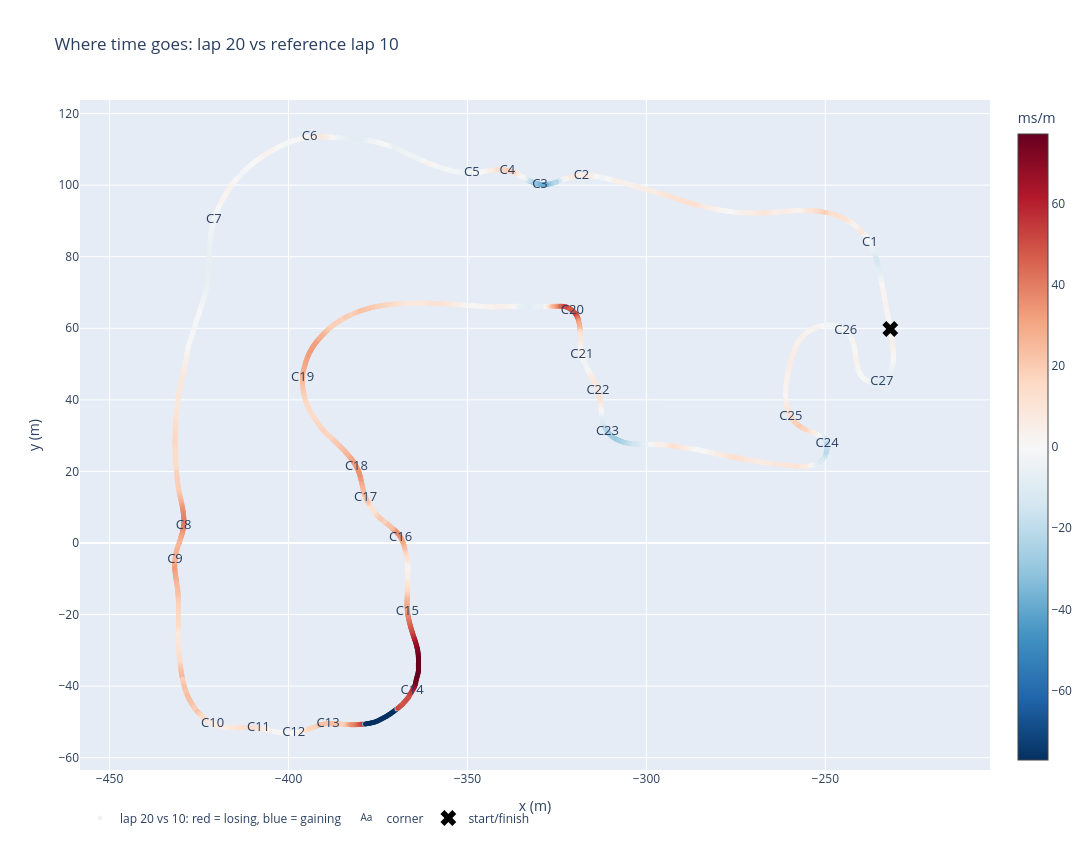

Notebook source saved alongside this figure:
### Code cell
x = np.interp(d["s"], cl["s"], cl["x"], period=length)
y = np.interp(d["s"], cl["s"], cl["y"], period=length)
lim = np.nanquantile(np.abs(d["loss_rate"]), DELTA_COLOR_CLIP_Q)

fig = go.Figure()
fig.add_trace(go.Scatter(
    x=x, y=y, mode="markers", name=f"lap {lap} vs {ref}: red = losing, blue = gaining",
    marker=dict(size=5, color=d["loss_rate"], colorscale="RdBu_r",
                cmin=-lim, cmax=lim, colorbar=dict(title="ms/m")),
    customdata=np.c_[d["s"], d["delta"], d["loss_rate"]],
    hovertemplate="s %{customdata[0]:.1f} m<br>delta %{customdata[1]:.3f} s"
                  "<br>rate %{customdata[2]:.2f} ms/m<extra></extra>"))

main = apexes[apexes["is_main"]]
fig.add_trace(go.Scatter(x=main["x"], y=main["y"], mode="text", name="corner",
                         text=[f"C{int(c)}" for c in main["corner"]], textfont=dict(size=13)))
fig.add_trace(go.Scatter(x=[x[0]], y=[y[0]], mode="markers", name="start/finish",
                         marker=dict(symbol="x", size=14, color="black")))

fig.update_layout(title=f"Where time goes: lap {lap} vs reference lap {ref}",
                  width=1400, height=850, showlegend=True, legend=dict(orientation="h", y=-0.05),
                  xaxis_title="x (m)", yaxis_title="y (m)")
fig.update_yaxes(scaleanchor="x", scaleratio=1)
fig.show()

### Figure 1 — Plotly figure (JSON) as saved in the notebook; plotly's stock layout.template omitted (floating-point values rounded to 4 significant figures; data arrays with more than 128 entries replaced by an {"elided": "..."} marker saying what was removed)
{"data": [{"customdata": {"elided": "2684x3 float values"}, "hovertemplate": "s %{customdata[0]:.1f} m<br>delta %{customdata[1]:.3f} s<br>rate %{customdata[2]:.2f} ms/m<extra></extra>", "marker": {"cmax": 77.09, "cmin": -77.09, "color": {"elided": "2684 float values"}, "colorbar": {"title": {"text": "ms/m"}}, "colorscale": [[0, "rgb(5,48,97)"], [0.1, "rgb(33,102,172)"], [0.2, "rgb(67,147,195)"], [0.3, "rgb(146,197,222)"], [0.4, "rgb(209,229,240)"], [0.5, "rgb(247,247,247)"], [0.6, "rgb(253,219,199)"], [0.7, "rgb(244,165,130)"], [0.8, "rgb(214,96,77)"], [0.9, "rgb(178,24,43)"], [1, "rgb(103,0,31)"]], "size": 5}, "mode": "markers", "name": "lap 20 vs 10: red = losing, blue = gaining", "type": "scatter", "x": {"elided": "2684 float values"}, "y": {"elided": "2684 float values"}}, {"mode": "text", "name": "corner", "text": ["C1", "C2", "C3", "C4", "C5", "C6", "C7", "C8", "C9", "C10", "C11", "C12", "C13", "C14", "C15", "C16", "C17", "C18", "C19", "C20", "C21", "C22", "C23", "C24", "C25", "C26", "C27"], "textfont": {"size": 13}, "type": "scatter", "x": [-237.6, -318.1, -329.7, -338.8, -348.8, -394.1, -420.8, -429.3, -431.7, -421.2, -408.4, -398.5, -388.9, -365.5, -366.8, -368.7, -378.5, -381.0, -396.1, -320.7, -318.0, -313.5, -310.9, -249.5, -259.6, -244.3, -234.2], "y": [84.04, 102.8, 100.2, 104.1, 103.4, 113.4, 90.43, 4.913, -4.76, -50.48, -51.76, -53.05, -50.5, -41.35, -19.09, 1.575, 12.71, 21.31, 46.15, 64.97, 52.63, 42.64, 31.13, 27.86, 35.31, 59.32, 44.93]}, {"marker": {"color": "black", "size": 14, "symbol": "x"}, "mode": "markers", "name": "start/finish", "type": "scatter", "x": [-231.8], "y": [59.79]}], "layout": {"height": 850, "legend": {"orientation": "h", "y": -0.05}, "showlegend": true, "title": {"text": "Where time goes: lap 20 vs reference lap 10"}, "width": 1400, "xaxis": {"title": {"text": "x (m)"}}, "yaxis": {"scaleanchor": "x", "scaleratio": 1, "title": {"text": "y (m)"}}}}
